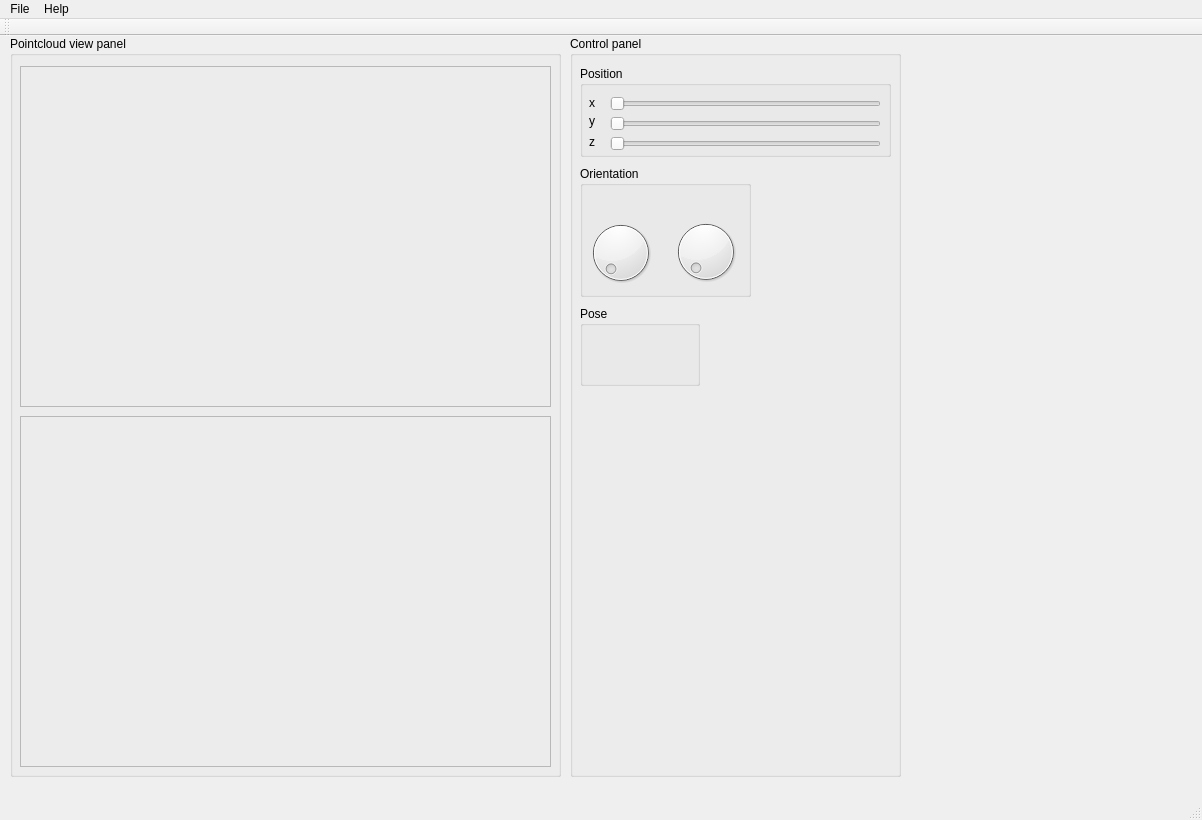
<?xml version="1.0" encoding="UTF-8"?>
<ui version="4.0">
 <class>MainWindow</class>
 <widget class="QMainWindow" name="MainWindow">
  <property name="geometry">
   <rect>
    <x>0</x>
    <y>0</y>
    <width>1202</width>
    <height>820</height>
   </rect>
  </property>
  <property name="windowTitle">
   <string>MainWindow</string>
  </property>
  <widget class="QWidget" name="centralWidget">
   <widget class="QGroupBox" name="groupBox">
    <property name="geometry">
     <rect>
      <x>10</x>
      <y>0</y>
      <width>551</width>
      <height>741</height>
     </rect>
    </property>
    <property name="title">
     <string>Pointcloud view panel</string>
    </property>
    <widget class="QFrame" name="frame">
     <property name="geometry">
      <rect>
       <x>10</x>
       <y>30</y>
       <width>531</width>
       <height>341</height>
      </rect>
     </property>
     <property name="frameShape">
      <enum>QFrame::StyledPanel</enum>
     </property>
     <property name="frameShadow">
      <enum>QFrame::Raised</enum>
     </property>
    </widget>
    <widget class="QFrame" name="frame_2">
     <property name="geometry">
      <rect>
       <x>10</x>
       <y>380</y>
       <width>531</width>
       <height>351</height>
      </rect>
     </property>
     <property name="frameShape">
      <enum>QFrame::StyledPanel</enum>
     </property>
     <property name="frameShadow">
      <enum>QFrame::Raised</enum>
     </property>
    </widget>
   </widget>
   <widget class="QGroupBox" name="groupBox_2">
    <property name="geometry">
     <rect>
      <x>570</x>
      <y>0</y>
      <width>331</width>
      <height>741</height>
     </rect>
    </property>
    <property name="title">
     <string>Control panel</string>
    </property>
    <widget class="QGroupBox" name="groupBox_3">
     <property name="geometry">
      <rect>
       <x>10</x>
       <y>30</y>
       <width>311</width>
       <height>91</height>
      </rect>
     </property>
     <property name="title">
      <string>Position</string>
     </property>
     <widget class="QSlider" name="horizontalSlider">
      <property name="geometry">
       <rect>
        <x>30</x>
        <y>30</y>
        <width>271</width>
        <height>16</height>
       </rect>
      </property>
      <property name="orientation">
       <enum>Qt::Horizontal</enum>
      </property>
     </widget>
     <widget class="QSlider" name="horizontalSlider_2">
      <property name="geometry">
       <rect>
        <x>30</x>
        <y>50</y>
        <width>271</width>
        <height>16</height>
       </rect>
      </property>
      <property name="orientation">
       <enum>Qt::Horizontal</enum>
      </property>
     </widget>
     <widget class="QSlider" name="horizontalSlider_3">
      <property name="geometry">
       <rect>
        <x>30</x>
        <y>70</y>
        <width>271</width>
        <height>16</height>
       </rect>
      </property>
      <property name="orientation">
       <enum>Qt::Horizontal</enum>
      </property>
     </widget>
     <widget class="QLabel" name="label">
      <property name="geometry">
       <rect>
        <x>9</x>
        <y>28</y>
        <width>16</width>
        <height>17</height>
       </rect>
      </property>
      <property name="text">
       <string>x</string>
      </property>
     </widget>
     <widget class="QLabel" name="label_2">
      <property name="geometry">
       <rect>
        <x>9</x>
        <y>46</y>
        <width>16</width>
        <height>17</height>
       </rect>
      </property>
      <property name="text">
       <string>y</string>
      </property>
     </widget>
     <widget class="QLabel" name="label_3">
      <property name="geometry">
       <rect>
        <x>9</x>
        <y>67</y>
        <width>16</width>
        <height>17</height>
       </rect>
      </property>
      <property name="text">
       <string>z</string>
      </property>
     </widget>
    </widget>
    <widget class="QGroupBox" name="groupBox_4">
     <property name="geometry">
      <rect>
       <x>10</x>
       <y>130</y>
       <width>171</width>
       <height>131</height>
      </rect>
     </property>
     <property name="title">
      <string>Orientation</string>
     </property>
     <widget class="QDial" name="dial">
      <property name="geometry">
       <rect>
        <x>0</x>
        <y>51</y>
        <width>81</width>
        <height>71</height>
       </rect>
      </property>
     </widget>
     <widget class="QDial" name="dial_2">
      <property name="geometry">
       <rect>
        <x>90</x>
        <y>50</y>
        <width>71</width>
        <height>71</height>
       </rect>
      </property>
     </widget>
    </widget>
    <widget class="QGroupBox" name="groupBox_5">
     <property name="geometry">
      <rect>
       <x>10</x>
       <y>270</y>
       <width>120</width>
       <height>80</height>
      </rect>
     </property>
     <property name="title">
      <string>Pose</string>
     </property>
    </widget>
   </widget>
  </widget>
  <widget class="QMenuBar" name="menuBar">
   <property name="geometry">
    <rect>
     <x>0</x>
     <y>0</y>
     <width>1202</width>
     <height>22</height>
    </rect>
   </property>
   <widget class="QMenu" name="menuFile">
    <property name="title">
     <string>File</string>
    </property>
    <addaction name="actionLoad_folder"/>
   </widget>
   <widget class="QMenu" name="menuHelp">
    <property name="title">
     <string>Help</string>
    </property>
    <addaction name="actionAbout"/>
   </widget>
   <addaction name="menuFile"/>
   <addaction name="menuHelp"/>
  </widget>
  <widget class="QToolBar" name="mainToolBar">
   <attribute name="toolBarArea">
    <enum>TopToolBarArea</enum>
   </attribute>
   <attribute name="toolBarBreak">
    <bool>false</bool>
   </attribute>
  </widget>
  <widget class="QStatusBar" name="statusBar"/>
  <action name="actionLoad_folder">
   <property name="text">
    <string>Load folder</string>
   </property>
  </action>
  <action name="actionAbout">
   <property name="text">
    <string>About</string>
   </property>
  </action>
 </widget>
 <layoutdefault spacing="6" margin="11"/>
 <resources/>
 <connections/>
</ui>
